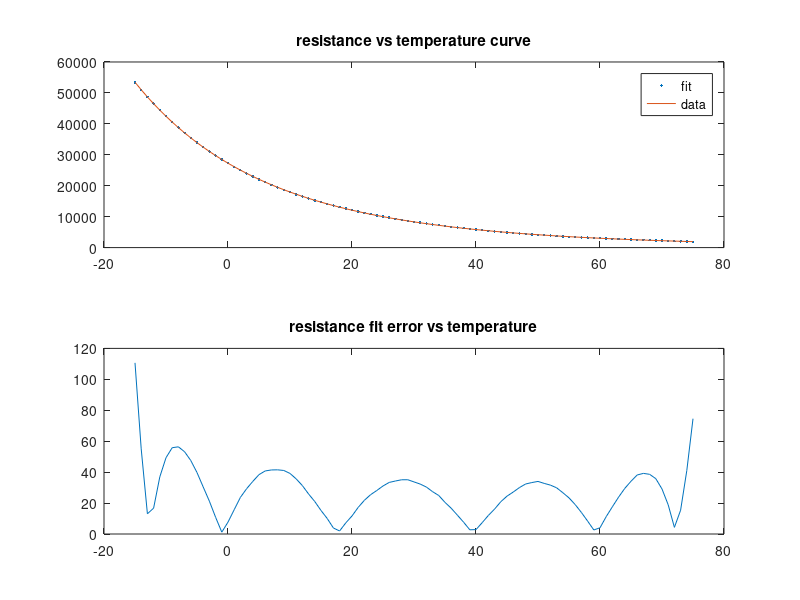
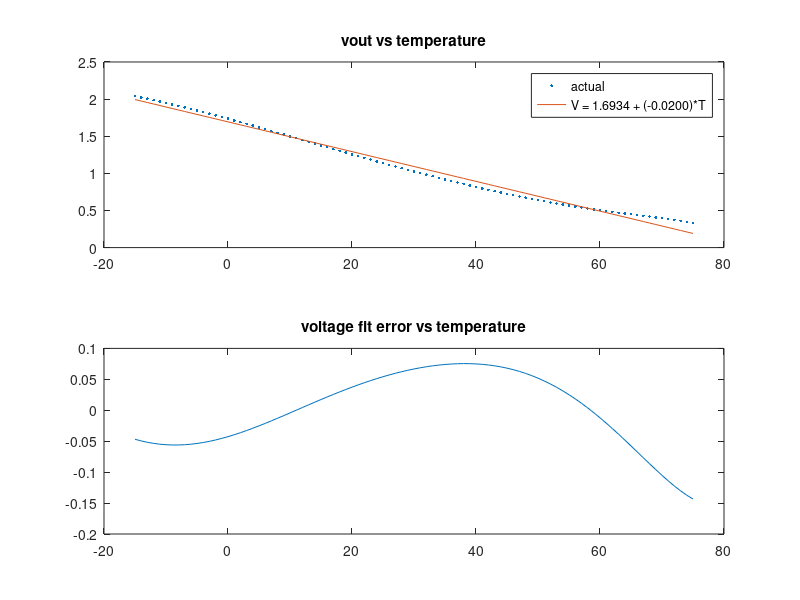

These figures' MATLAB source, in order:
%% NTC Thermistor Curve Fitting
%

% thermistor data
data = [111300	-30
105770	-29
100544	-28
95605	-27
90935	-26
86518	-25
82339	-24
78385	-23
74642	-22
71097	-21
67740	-20
64572	-19
61569	-18
58720	-17
56018	-16
53453	-15
51019	-14
48708	-13
46514	-12
44430	-11
42450	-10
40568	-9
38780	-8
37080	-7
35463	-6
33925	-5
32462	-4
31069	-3
29744	-2
28482	-1
27280	0
26135	1
25045	2
24005	3
23014	4
22070	5
21169	6
20309	7
19489	8
18707	9
17960	10
17246	11
16564	12
15912	13
15290	14
14695	15
14127	16
13583	17
13063	18
12566	19
12091	20
11635	21
11199	22
10782	23
10383	24
10000	25
9633	26
9282	27
8945	28
8622	29
8313	30
8016	31
7731	32
7458	33
7195	34
6944	35
6702	36
6470	37
6247	38
6033	39
5828	40
5630	41
5440	42
5257	43
5082	44
4913	45
4750	46
4594	47
4444	48
4299	49
4160	50
4025	51
3896	52
3772	53
3652	54
3537	55
3426	56
3319	57
3216	58
3117	59
3021	60
2928	61
2839	62
2753	63
2670	64
2590	65
2512	66
2438	67
2366	68
2296	69
2229	70
2164	71
2101	72
2040	73
1981	74
1925	75
1870	76
1817	77
1766	78
1716	79
1668	80
1622	81
1577	82
1533	83
1491	84
1451	85
1411	86
1373	87
1336	88
1300	89
1266	90
];

clc;
data_sel = data(16:106,:);      % select working range
R = data_sel(:,1);              % extract resistances
T = data_sel(:,2);              % extract temperatures
clf;

% polynomial fit
O = 5;                          % order of polynomial (if O>5 badly conditioned)
[P]= polyfit(T,R,O);
R_fit = polyval(P,T);
error_R = abs(R_fit-R);
R_fit = @(T) 0;
for i = 1:O+1
   R_fit = @(T) R_fit(T) + P(i)*T.^(O-i+1);
end
figure(1)
subplot(2,1,1)
plot(T,R_fit(T),'.',T,R);
title('resistance vs temperature curve');
legend('fit','data')
subplot(2,1,2)
plot(T,error_R);
title('resistance fit error vs temperature')

%% Thermistor Signal Conditioning
%

% resistive divider transfer function
Rs = 0;
R1 = 1.2e4 + Rs;
Vdd = 2.5;
vadc = @(T) Vdd./(R1+R_fit(T)).*R_fit(T);

L = polyfit(T,vadc(T),1);
v_fit = polyval(L,T);

error_V = (v_fit-vadc(T));

figure(2)
subplot(2,1,1)
plot(T,vadc(T),'.',T,v_fit);
title('vout vs temperature')
legend('actual',sprintf('V = %0.4f + (%0.4f)*T',L(2),L(1)));

subplot(2,1,2)
plot(T,error_V);
title('voltage fit error vs temperature');

sprintf('T = (V - %0.4f)/%0.4f',L(2),L(1))
